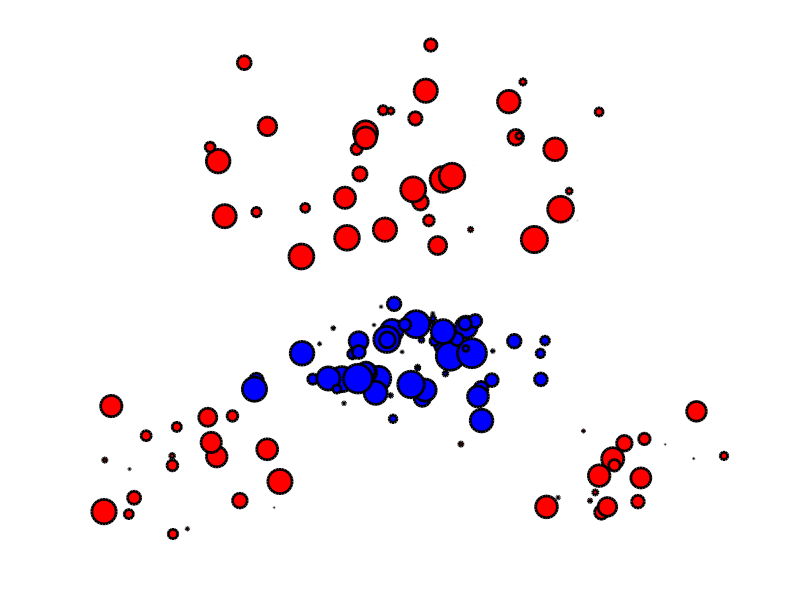

This figure's MATLAB source: (Note: this script raises an error after producing the figure.)
getd = @(p)path(p,path);
getd('toolbox_signal/');
getd('toolbox_general/');



flat = @(x)x(:);
Cols = @(n0,n1)sparse( flat(repmat(1:n1, [n0 1])), ...
             flat(reshape(1:n0*n1,n0,n1) ), ...
             ones(n0*n1,1) );
Rows = @(n0,n1)sparse( flat(repmat(1:n0, [n1 1])), ...
             flat(reshape(1:n0*n1,n0,n1)' ), ...
             ones(n0*n1,1) );
Sigma = @(n0,n1)[Rows(n0,n1);Cols(n0,n1)];



maxit = 1e4; tol = 1e-9;
otransp = @(C,p0,p1)reshape( perform_linprog( ...
        Sigma(length(p0),length(p1)), ...
        [p0(:);p1(:)], C(:), 0, maxit, tol), [length(p0) length(p1)] );

    
n0 = 60;
n1 = 80;


gauss = @(q,a,c)a*randn(2,q)+repmat(c(:), [1 q]);
X0 = randn(2,n0)*.3;
X1 = [gauss(n1/2,.5, [0 1.6]) gauss(n1/4,.3, [-1 -1]) gauss(n1/4,.3, [1 -1])];    
    
    

normalize = @(a)a/sum(a(:));
p0 = normalize(rand(n0,1));
p1 = normalize(rand(n1,1));



myplot = @(x,y,ms,col)plot(x,y, 'o', 'MarkerSize', ms, 'MarkerEdgeColor', 'k', 'MarkerFaceColor', col, 'LineWidth', 2);




clf; hold on;
for i=1:length(p0)
    myplot(X0(1,i), X0(2,i), p0(i)*length(p0)*10, 'b');
end
for i=1:length(p1)
    myplot(X1(1,i), X1(2,i), p1(i)*length(p1)*10, 'r');
end
axis([min(X1(1,:)) max(X1(1,:)) min(X1(2,:)) max(X1(2,:))]); axis off;


    C = repmat( sum(X0.^2)', [1 n1] ) + ...
    repmat( sum(X1.^2), [n0 1] ) - 2*X0'*X1;



gamma = otransp(C,p0,p1);
fprintf('Number of non-zero: %d (n0+n1-1=%d)\n', full(sum(gamma(:)~=0)), n0+n1-1);
fprintf('Constraints deviation (should be 0): %.2e, %.2e.\n', norm(sum(gamma,2)-p0(:)),  norm(sum(gamma,1)'-p1(:)));


